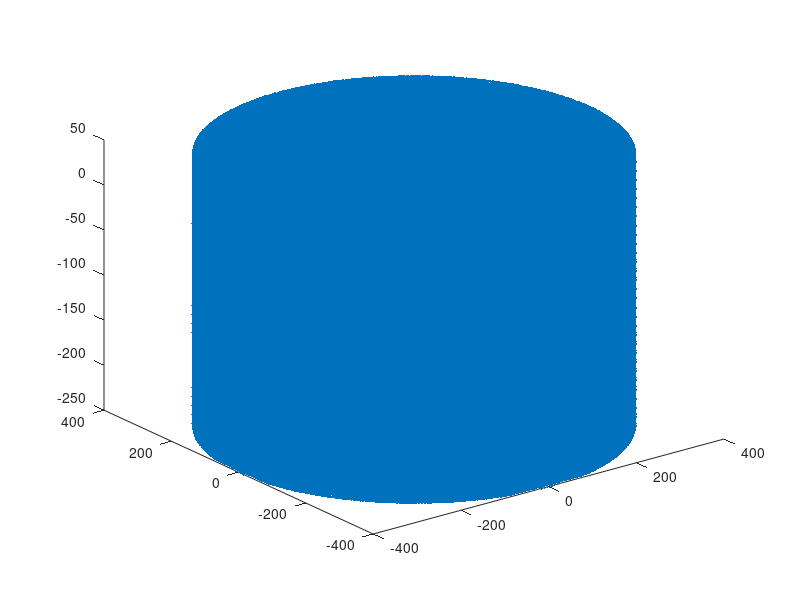

The MATLAB source for this figure:
l1=250;l2=150;l3=300;l4=50;
t1=linspace(-180,180,90)*pi/180;
t2=linspace(-90,90,90)*pi/180;
d3=linspace(0,300,90);
t4=linspace(-180,180,90)*pi/180;
[T1,T2,D3]=ndgrid(t1,t2,d3);

xM = round(l1 * cos(T1) + l2 * cos(T1 + T2)); % and use it in x y z as T4
yM = round(l1 * sin(T1) + l2 * sin(T1 + T2));
zM = round(-D3 + l4);
% 
% xM = round((-cos(T1).*cos(T2)).*((D3 + l2 + l3 + l4))); % and use it in x y z as T4
% yM = round((-cos(T2).*sin(T1)).*(D3 + l2 + l3 + l4));
% zM = round((l1 - l4.*sin(T2) - sin(T2).*(D3 + l2 + l3)));
plot3(xM(:),yM(:),zM(:),'.')
